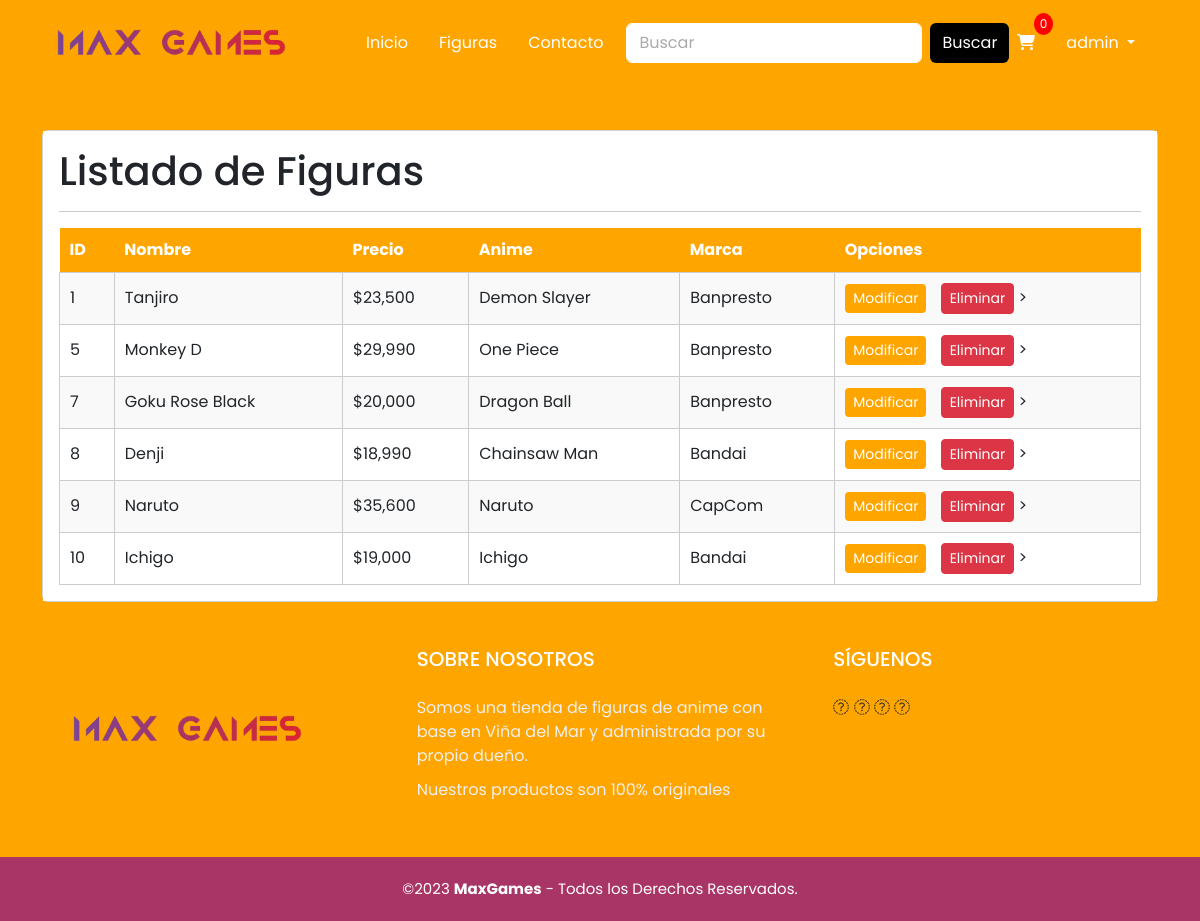
Page /figura/listar_figuras (signed in) on the earlier database version.
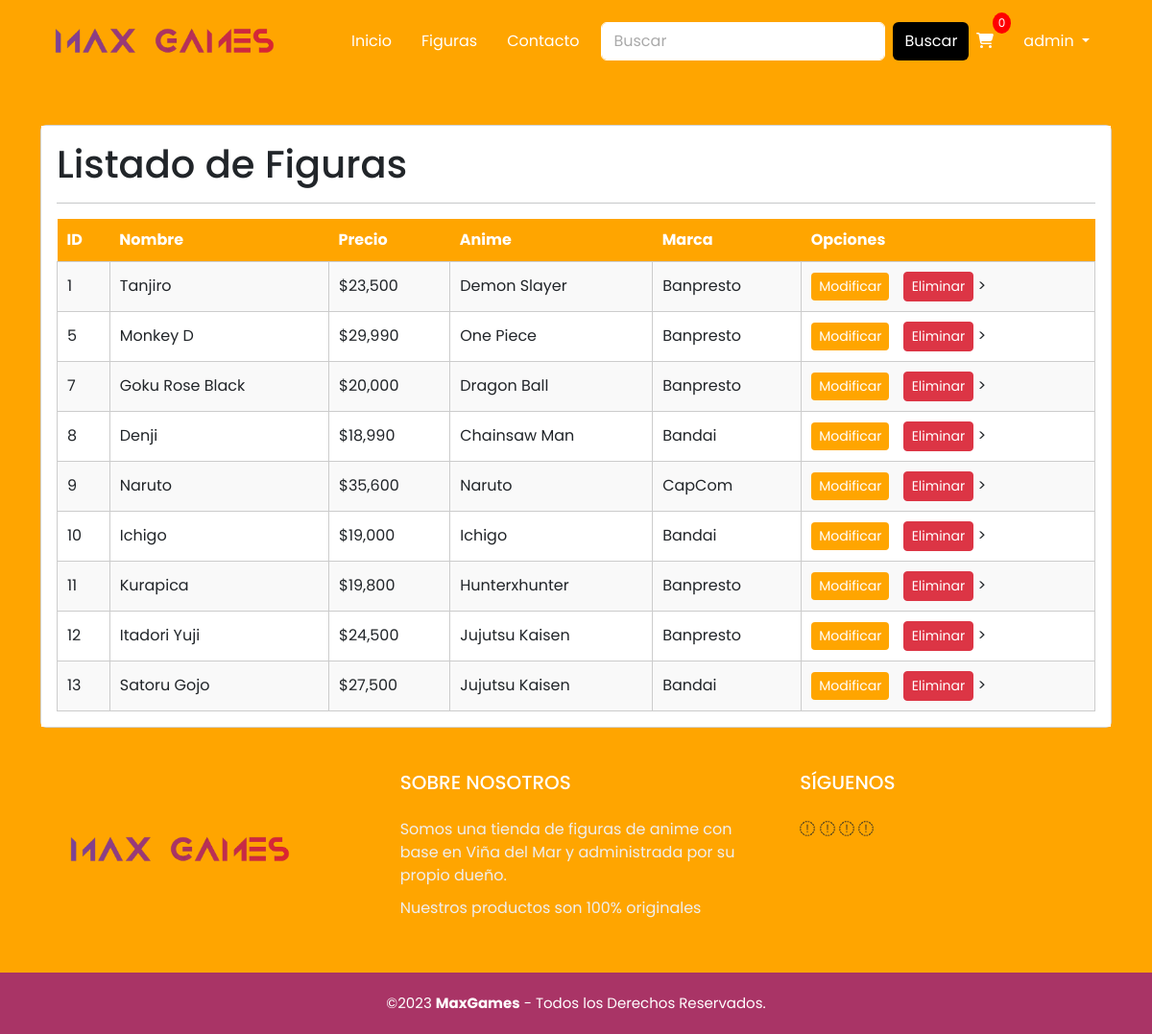
Same page on the later database version.
### figura/models.py (models this page shows, shortened)
class Figuras(models.Model):
    imagenP = models.ImageField(upload_to="Posters", null=True)
    imagenF = models.ImageField(upload_to="Figuras", null=True)
    nombreF = models.CharField(max_length=50)
    slug    = AutoSlugField(populate_from='nombreF')
    precioF = models.IntegerField()
    anime   = models.CharField(max_length=100)
    tamano  = models.CharField(max_length=30)
    marca   = models.CharField(max_length=30)
    material = models.ForeignKey(Material, on_delete=models.PROTECT)
    categoria = models.ForeignKey(Categoria, on_delete=models.PROTECT)
    envio = models.CharField(max_length=15)
    activo = models.BooleanField()

### figura/views.py (the view)
# urls.py: path('listar_figuras',views.listar_figuras, name='listar_figuras'),
@permission_required('figura.view_figuras')
def listar_figuras(request):
    figuras= Figuras.objects.all()
    context={
        'figuras' : figuras
    }
    return render(request, 'figura/adm/listar.html',context )

### figura/templates/figura/adm/listar.html (shortened to what this page needs)
{% extends 'figura/base.html' %}
{%load static%}
{% block contenido %}
<body>
    {% load humanize %}
            <br>
            <br>
            <div class="container">
                <div class="card">
                    <div class="card-body">
                        <h1>Listado de Figuras</h1>
                        <hr>
                        <div class="table-responsive">
                            <table class="table-custom">
                                <tr>
                                    <th class="orange-bg">ID</th>
                                    <th class="orange-bg">Nombre</th>
                                    <th class="orange-bg">Precio</th>
                                    <th class="orange-bg">Anime</th>
                                    <th class="orange-bg">Marca</th>
                                    <th class="orange-bg">Opciones</th>
                                </tr>
                                {% for f in figuras %}
                                <tr>
                                    <td>{{ f.id }}</td>
                                    <td>{{ f.nombreF | title }}</td>
                                    <td>${{ f.precioF | intcomma }}</td>
                                    <td>{{ f.anime | title }}</td>
                                    <td>{{ f.marca}}</td>
                                    <td>
                                        {% if perms.app.change_figuras%}
                                        <a href="{% url 'modificar_figuras' f.id %}" class="btn btn-primary btn-sm">Modificar</a>
                                        {% endif%}
                                        {% if perms.app.delete_figuras%}
                                        <a href="#" onclick="eliminarFigura({{f.id}})" class="btn btn-danger btn-sm">Eliminar</a>
                                        {% endif %}>
                                    </td>
                                </tr>
                                {% endfor %}
                            </table>
                        </div>
                    </div>
                </div>
            </div>
</body>
{% endblock %}

### figura/templates/figura/base.html (shortened to what this page needs)
{% load static %}
<!DOCTYPE html>
<html lang="en">
<head>
    <link href="https://cdn.jsdelivr.net/npm/bootstrap@5.3.0-alpha3/dist/css/bootstrap.min.css" rel="stylesheet"
>
    <link rel="stylesheet" href="https://cdn.jsdelivr.net/npm/bootstrap-icons@1.10.5/font/bootstrap-icons.css">
    <link rel="stylesheet" href="{% static 'css/estilos.css'%}">
    <link rel="stylesheet" href="{% static 'css/estilosCarrusel.css'%}">
    <link rel="stylesheet" href="{% static 'css/estilosFooter.css'%}">
    <link rel="stylesheet" href="{% static 'css/estiloApi.css'%}">
    <link rel="stylesheet" href="{% static 'css/estilosFigura.css'%}">
    <link rel="stylesheet" href="{% static 'css/nav.css'%}">
    <link rel="stylesheet" href="{% static 'css/estiloFormulario.css'%}">
    <link rel="stylesheet" href="{% static 'css/estiloCarrito.css'%}">
    <link rel="stylesheet" href="{% static 'css/estiloContacto.css'%}">
</head>
<body>
    <header>
        <nav class="navbar navbar-expand-lg ">
            <div class="container-fluid container">
                <a href="{% url 'index' %}" class="navbar-brand"><img src="{% static 'img/LogoMaxGames3.png'%}"
                        alt="Logo de MaxGames"></a>
                <div class="collapse navbar-collapse" id="nav">
                    <ul class="navbar-nav">
                        <li class="nav-item">
                            <a href="{% url 'index' %}" class="nav-link">Inicio</a>
                        </li>
                        <li class="nav-item">
                            <a href="{% url 'search' %}" class="nav-link">Figuras</a>
                        </li>
                        <li class="nav-item">
                            <a href="{% url 'contacto' %}" class="nav-link">Contacto</a>
                        </li>
                    </ul>
                    <ul class="navbar-nav ms-auto">
                        <form class="d-flex" role="search" method="GET" action="{% url 'search' %}">
                            <input class="form-control me-2" name="q" type="search" placeholder="Buscar"
                                aria-label="Search" />
                            <button class="btn btn-outline-success" type="submit">
                                Buscar
                            </button>
                        </form>
                        <li class="nav-item">
                            <a href="{% url 'viewcart' %}" class="nav-link">
                                <i class="fas fa-shopping-cart"></i>
                                {% if 'carro' in request.session %}
                                    <span id="cart-counter" class="cart-counter">{{ request.session.carro|length }}</span>
                                {% else %}
                                    <span id="cart-counter" class="cart-counter">0</span>
                                {% endif %}
                            </a>
                        </li>
                        <li class="nav-item dropdown">
                            <a class="nav-link dropdown-toggle" href="#" id="cuentaDropdown" role="button"
                                data-bs-toggle="dropdown" aria-expanded="false">
                                {% if user.is_authenticated %}
                                {{ user.username }}
                                {% else %}
                                Cuenta
                                {% endif %}
                            </a>
                        </li>
                    </ul>
                </div>
            </div>
        </nav>
    </header>
    {% block contenido %}
    {% endblock %}
    <footer>
        <div class="grupo-1">
            <div class="box">
                <figure>
                    <a href="#">
                        <img src="{% static 'img/LogoMaxGames3.png'%}" alt="Logo de MaxGames">
                    </a>
                </figure>
            </div>
            <div class="box">
                <h2>SOBRE NOSOTROS</h2>
                <p>Somos una tienda de figuras de anime con base en Viña del Mar y administrada por su propio dueño.
                </p>
                <p>Nuestros productos son 100% originales </p>
            </div>
            <div class="box">
                <h2>SÍGUENOS</h2>
                <div class="red-social">
                    <a href="#" class="fa fa-facebook"></a>
                    <a href="#" class="fa fa-instagram"></a>
                    <a href="#" class="fa fa-twitter"></a>
                    <a href="#" class="fa fa-youtube"></a>
                </div>
            </div>
        </div>
        <div class="grupo-2">
            <small>&copy;2023 <b>MaxGames</b> - Todos los Derechos Reservados.</small>
        </div>
    </footer>
</body>

### figura/static/css/estilos.css (style rules this page uses)
body, html { width: 100%; height: 100%; }
body { background-color: orange; font-family: Poppins,sans-serif; min-height: 100%; display: flex; flex-direction: column; }
.nav-link { position: relative; }
.navbar-expand-lg { margin-bottom: 5px; }
.btn-outline-success, .btn-outline-success:hover, .btn-outline-success:active, .btn-outline-success:visited { background-color: black; border: white; color: white; }

### figura/static/css/estilosFooter.css (style rules this page uses)
footer { margin-top: auto; }
.grupo-1 { width: 100%; max-width: 1200px; margin: auto; display: grid; grid-template-columns: repeat(3, 1fr); grid-gap: 50px; padding: 45px 0px; }
.grupo-1 .box figure { width: 100%; height: 100%; display: flex; justify-content: center; align-items: center; }
.grupo-1 .box figure img { width: 250px; }
.grupo-1 .box h2 { color: #fff; margin-bottom: 25px; font-size: 20px; }
.grupo-1 .box p { color: #efefef; margin-bottom: 10px; }
.grupo-2 { background-color: rgb(169, 52, 102, 255); padding: 20px 10px; text-align: center; color: #fff; }
.grupo-2 small { font-size: 15px; }

### figura/static/css/estilosFigura.css (style rules this page uses)
.btn-primary, .btn-primary:hover, .btn-primary:active, .btn-primary:visited { background-color: orange; border: black; margin-right: 10px; }

### figura/static/css/nav.css (style rules this page uses)
.navbar { background-color: orange; margin-top: 10px; }
.navbar-brand img { width: 250px; margin-right: 50px; }
.nav-item { margin-right: 15px; }
.nav-item a { color: white; }
.navbar-nav .nav-link { color: white ; position: relative; transition: transform 0.3s; }
.navbar-nav .nav-link:before { content: ''; position: absolute; left: 0; bottom: 0; width: 0%; height: 2px; background-color: white; transition: width 0.3s; }
.cart-counter { position: absolute; top: -10px; right: -10px; background-color: red; color: #fff; font-size: 12px; padding: 2px 6px; border-radius: 50%; }
.form-control { border-color: #fff; color: #fff; }
.form-control::placeholder { color: #aaa; }
.btn-outline-success { color: #fff; border-color: #fff; }

### figura/static/css/estiloFormulario.css (style rules this page uses)
.orange-bg { background-color: orange !important; }
.table-custom { width: 100%; border-collapse: collapse; }
.table-custom th { background-color: orange; color: white; font-weight: bold; padding: 10px; }
.table-custom td { border: 1px solid #ccc; padding: 10px; }
.table-custom tr:nth-child(even) { background-color: #f9f9f9; }
.form-control { color:black !important }
.card-body { background-color: white; }

### figura/static/css/estiloContacto.css (style rules this page uses)
.form-control { color:black !important }

Differences in the rows shown:
added Figuras: id "11", nombreF "Kurapica", precioF "19,800", anime "Hunterxhunter", marca "Banpresto"
added Figuras: id "12", nombreF "Itadori Yuji", precioF "24,500", anime "Jujutsu Kaisen", marca "Banpresto"
added Figuras: id "13", nombreF "Satoru Gojo", precioF "27,500", anime "Jujutsu Kaisen", marca "Bandai"
